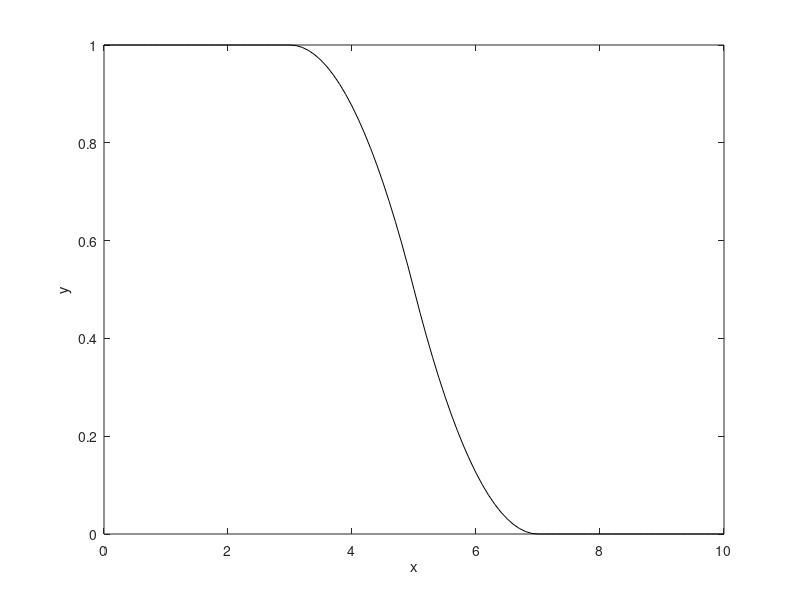

Here is the MATLAB script that generated this plot:
% Membership function
clear all;
close all;
M = 6;
if M == 1
% Guassian membership function
    x=0: 0.1: 10;
    y=gaussmf(x, [2 5]) ;
    plot (x, y, 'k') ;
    xlabel('x'); ylabel('y');
elseif M==2
% General Bell membership function
    x=0 : 0.1: 10;
    y=gbellmf (x, [2 4 6]);
    plot (x, y, 'k ');
    xlabel ('x'); ylabel ('y') ;
elseif M==3
% S membership function
    x=0: 0.1 : 10;
    y= sigmf (x, [2 4]);
    plot (x, y, 'k');
    xlabel ('x');ylabel ('y');
elseif M==4
% Trapezoid membership function
    x=0 : 0.1 : 10;
    y=trapmf (x, [1 5 7 8]) ;
    plot (x, y, 'k') ;
    xlabel ('x'); ylabel ('y');
elseif M==5
% Triangle membership function
    x=0 : 0.1 : 10;
    y=trimf (x, [3 6 8]) ;
    plot (x, y, 'k');
    xlabel ('x') ;ylabel ('y');
elseif M==6
% Z membership function
    x=0 : 0.1 : 10;
    y=zmf(x, [3 7]);
    plot (x, y, 'k');
    xlabel ('x') ;ylabel ('y');
end